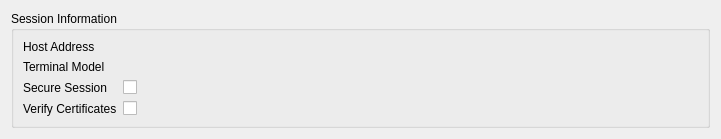
<?xml version="1.0" encoding="UTF-8"?>
<ui version="4.0">
 <class>SessionPreviewWidget</class>
 <widget class="QWidget" name="SessionPreviewWidget">
  <property name="geometry">
   <rect>
    <x>0</x>
    <y>0</y>
    <width>721</width>
    <height>132</height>
   </rect>
  </property>
  <property name="windowTitle">
   <string>Form</string>
  </property>
  <layout class="QVBoxLayout" name="verticalLayout">
   <item>
    <widget class="QGroupBox" name="groupBox">
     <property name="title">
      <string>Session Information</string>
     </property>
     <layout class="QFormLayout" name="formLayout_2">
      <item row="0" column="0">
       <widget class="QLabel" name="label_3">
        <property name="text">
         <string>Host Address</string>
        </property>
       </widget>
      </item>
      <item row="1" column="0">
       <widget class="QLabel" name="label_4">
        <property name="text">
         <string>Terminal Model</string>
        </property>
       </widget>
      </item>
      <item row="2" column="0">
       <widget class="QLabel" name="label_5">
        <property name="text">
         <string>Secure Session</string>
        </property>
       </widget>
      </item>
      <item row="2" column="1">
       <widget class="QCheckBox" name="previewSecure">
        <property name="mouseTracking">
         <bool>false</bool>
        </property>
        <property name="focusPolicy">
         <enum>Qt::NoFocus</enum>
        </property>
        <property name="text">
         <string/>
        </property>
       </widget>
      </item>
      <item row="3" column="0">
       <widget class="QLabel" name="label_6">
        <property name="text">
         <string>Verify Certificates</string>
        </property>
       </widget>
      </item>
      <item row="3" column="1">
       <widget class="QCheckBox" name="previewVerifyCert">
        <property name="text">
         <string/>
        </property>
        <property name="checkable">
         <bool>false</bool>
        </property>
       </widget>
      </item>
      <item row="0" column="1">
       <widget class="QLabel" name="previewAddress">
        <property name="text">
         <string/>
        </property>
       </widget>
      </item>
      <item row="1" column="1">
       <widget class="QLabel" name="previewModel">
        <property name="text">
         <string/>
        </property>
       </widget>
      </item>
     </layout>
    </widget>
   </item>
  </layout>
 </widget>
 <resources/>
 <connections/>
</ui>
